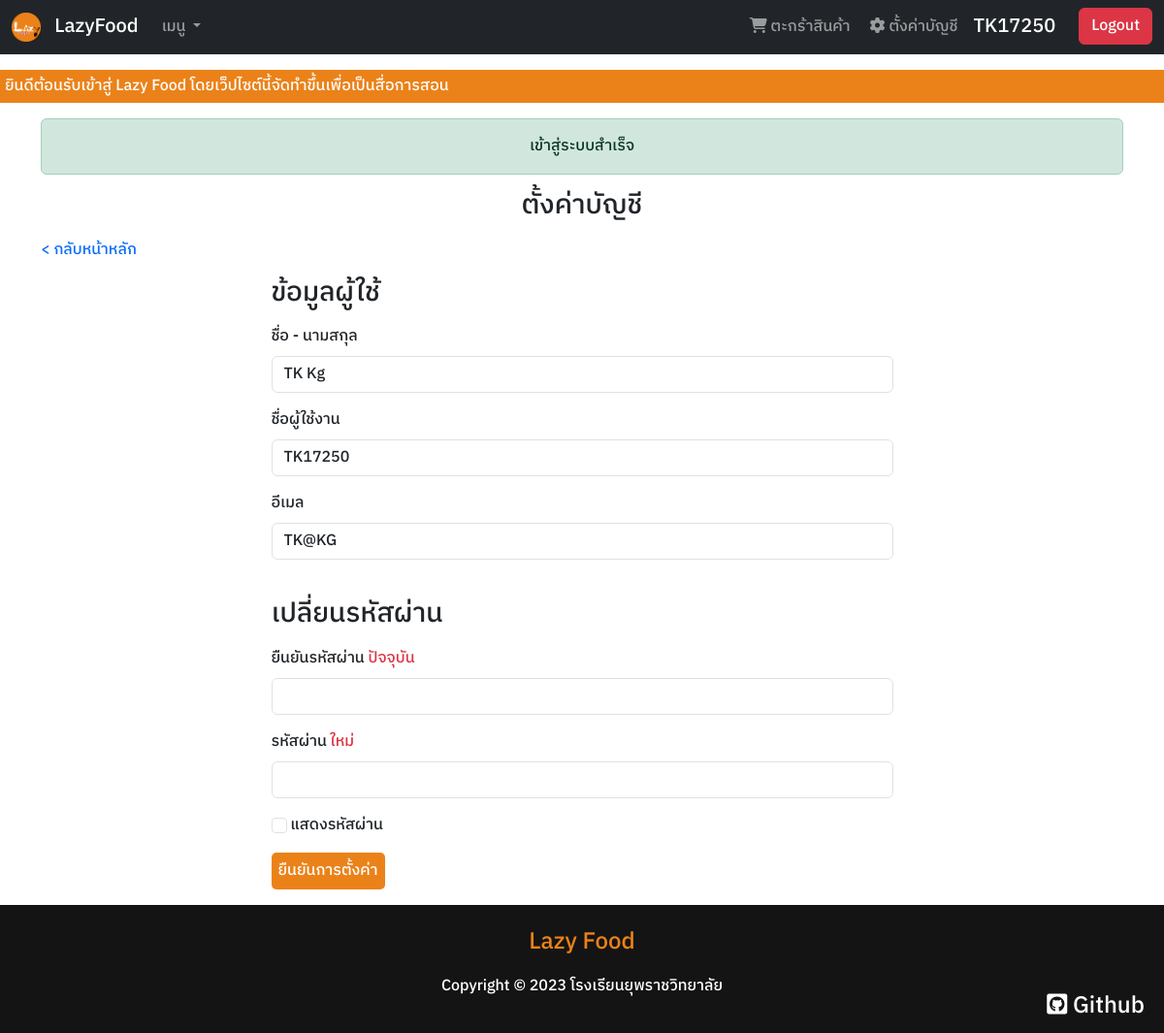
The page /settingclient.php (signed in) on the database its author committed.
### tables this page shows
CREATE TABLE `User` (
  `u_id` int(11) NOT NULL,
  `u_fname` varchar(255) NOT NULL,
  `u_username` varchar(255) NOT NULL,
  `u_email` varchar(255) NOT NULL,
  `u_pass` varchar(255) NOT NULL,
  `u_rank` varchar(255) NOT NULL
);

### connect/server.php (called while the page is built, shortened)
<?php session_start();
    class DB_conn {
        function __construct() {
            $conn = mysqli_connect(DB_host, DB_user, DB_pass, DB_name);
            $this->dbconn = $conn;
        }
    }

### class/client_db.php (called while the page is built, shortened)
<?php
    class Client_DB extends DB_conn {
        public function readusername($username) {
            $sql = "SELECT * FROM User WHERE u_username = '$username'";
            $result = mysqli_query($this->dbconn, $sql);
            return $result;
        }
    }

### settingclient.php (the view, shortened to what this page needs)
<?php require_once './connect/server.php';
require_once './class/client_db.php';
    $username = $_SESSION['name'];
    $dbclinet = new Client_DB();
    $result = $dbclinet->readusername($username);
    $rowuser = mysqli_fetch_assoc($result);
?>
<!DOCTYPE html>
<html lang="en">
<head>
    <link rel="stylesheet" href="./framework/css/bootstrap.min.css">
    <link rel="stylesheet" href="https://cdnjs.cloudflare.com/ajax/libs/font-awesome/6.2.1/css/all.min.css">
    <link rel="stylesheet" href="./dist/css/main.css">
</head>
<body>
    <?php include_once './component/navbar.php' ?>
    <div class="mt-5">
        <marquee behavior="" direction="" class="marq">
            ยินดีต้อนรับเข้าสู่ Lazy Food โดยเว็ปไซต์นี้จัดทำขึ้นเพื่อเป็นสื่อการสอน
        </marquee>
    </div>
    <div class="container mt-3">
        <?php include_once './component/succeed.php' ?>
        <h3 class="text-center mb-3">ตั้งค่าบัญชี</h3>
        <a href="./index.php">< กลับหน้าหลัก</a>
        <form action="./process/settingclient_db.php" method="post" class="mt-3 row">
            <h3 class="mb-3 col-12 col-lg-7 m-auto">ข้อมูลผู้ใช้</h3>
            <div class="mb-3 col-12 col-lg-7 m-auto">
                <label for="fname" class="form-label">ชื่อ - นามสกุล</label>
                <input type="text" class="form-control" id="fname" name="fname" value="<?php echo $rowuser['u_fname'] ?>" autocomplete="off" required>
            </div>
            <div class="mb-3 col-12 col-lg-7 m-auto">
                <label for="username" class="form-label">ชื่อผู้ใช้งาน</label>
                <input type="text" class="form-control" id="username" name="username" value="<?php echo $rowuser['u_username'] ?>" autocomplete="off" required>
            </div>
            <div class="mb-3 col-12 col-lg-7 m-auto">
                <label for="useremail" class="form-label">อีเมล</label>
                <input type="email" class="form-control" id="useremail" name="useremail" value="<?php echo $rowuser['u_email'] ?>" autocomplete="off" required>
            </div>
            <h3 class="mb-3 mt-4 col-12 col-lg-7 m-auto">เปลี่ยนรหัสผ่าน</h3>
            <div class="mb-3 col-12 col-lg-7 m-auto">
                <label for="currrentpassword" class="form-label">ยืนยันรหัสผ่าน <span class="text-danger">ปัจจุบัน</span></label>
                <input type="password" class="form-control password" id="currrentpassword" name="currrentpassword" autocomplete="off">
            </div>
            <div class="mb-3 col-12 col-lg-7 m-auto">
                <label for="newpassword" class="form-label">รหัสผ่าน <span class="text-danger">ใหม่</span></label>
                <input type="password" class="form-control password" id="newpassword" name="newpassword" autocomplete="off">
            </div>
            <div class="mb-3 col-12 col-lg-7 m-auto">
                <input type="checkbox" onclick="showpassword()" class="form-check-input mt-1" id="showpass">
                <label for="showpass" class="form-check-label">แสดงรหัสผ่าน</label>
            </div>
            <div class="mb-3 col-12 col-lg-7 m-auto">
                <button type="submit" name="settinguser" class="btn-color">ยืนยันการตั้งค่า</button>
            </div>
        </form>
    </div>
    <div class="w-100 mt-auto">
        <?php include_once './component/footer.php' ?>
    </div>
</body>
</html>

### settingclient.php (style rules this page uses)
body { display: flex; flex-direction: column; min-height: 100vh; }

### rows shown on the page
user: fname "TK Kg", username "TK17250", useremail "TK@KG"

### other values the page prints
$_SESSION['name'] "TK17250"
$_SESSION['succeed'] "เข้าสู่ระบบสำเร็จ"
